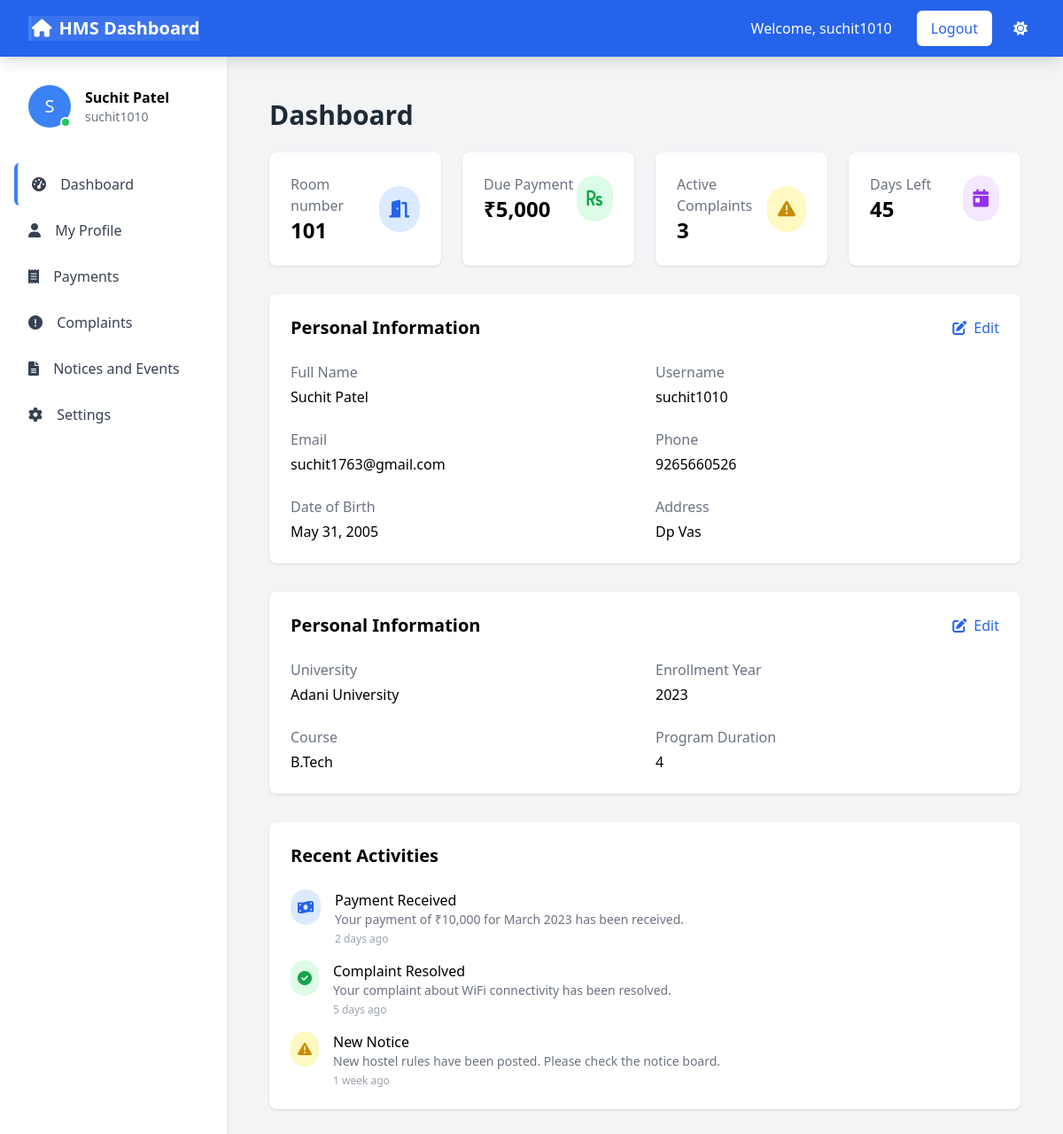
Page /dashboard/ (signed in) on the committed database.
### service/models.py (models this page shows, shortened)
class Room(models.Model):
    room_number = models.CharField(max_length=10, unique=True)
    floor_number = models.IntegerField()
    capacity = models.IntegerField(default=4)

class Students_data(models.Model):
    user = models.OneToOneField(User, on_delete=models.CASCADE, null=True)  # Link to Django's User model
    phone = models.CharField(max_length=15, unique=True)
    dob = models.DateField()
    address = models.CharField(max_length=255)
    city = models.CharField(max_length=100)
    state = models.CharField(max_length=100)
    zip = models.CharField(max_length=10, unique=True)
    university = models.CharField(max_length=100)
    enrollmentYear = models.IntegerField()
    course = models.CharField(max_length=100)
    programDuration = models.IntegerField()
    is_active = models.BooleanField(default=True)
    room = models.ForeignKey(Room, on_delete=models.SET_NULL, null=True, blank=True, related_name='students')

### HMS/views.py (the view)
# urls.py: path('dashboard/', views.dashboard, name='dashboard'),
@login_required
def dashboard(request):
    student = Students_data.objects.filter(user=request.user).first()
    room = student.room if student and student.room else None
    student_data = None  # Define it upfront
    active_complaints_count = 0
    if student:
        student_data = {
            "Name": request.user.first_name,
            "Email": request.user.email,
            "Phone": student.phone,
            "dob": student.dob,
            "Address": student.address,
            "City": student.city,
            "State": student.state,
            "ZIP": student.zip,
            "University": student.university,
            "Enrollment_Year": student.enrollmentYear,
            "Course": student.course,
            "Program_Duration": student.programDuration,
            "Username": request.user.username,
            "Room": room.room_number if room else "Not Allocated",
        }
    active_complaints_count = Complaint.objects.filter(student=student).count()
    return render(request, 'dashboard/dashboard.html', {'student_data': student_data,'active_complaints_count': active_complaints_count})

### templates/dashboard/dashboard.html
{% extends "dashboard/base.html" %}
{% block content %}
        <div class="flex-1 p-6">
            <h1 class="text-3xl font-bold text-gray-800 dark:text-white mb-6">Dashboard</h1>
            <div class="grid grid-cols-1 md:grid-cols-2 lg:grid-cols-4 gap-6 mb-8">
                <div class="dashboard-card bg-white dark:bg-dark-700 rounded-lg shadow p-6">
                    <div class="flex items-center justify-between">
                        <div>
                            <p class="text-gray-500 dark:text-gray-400">Room number</p>
                            <h3 class="text-2xl font-bold dark:text-white">{{ student_data.Room }}</h3>
                        </div>
                        <div class="p-3 rounded-full bg-blue-100 dark:bg-blue-900 text-blue-600 dark:text-blue-300">
                            <i class="fas fa-door-open text-xl"></i>
                        </div>
                    </div>
                </div>
                <div class="dashboard-card bg-white dark:bg-dark-700 rounded-lg shadow p-6">
                    <div class="flex items-center justify-between">
                        <div>
                            <p class="text-gray-500 dark:text-gray-400">Due Payment</p>
                            <h3 class="text-2xl font-bold dark:text-white">₹5,000</h3>
                        </div>
                        <div class="p-3 rounded-full bg-green-100 dark:bg-green-900 text-green-600 dark:text-green-300">
                            <i class="fas fa-rupee-sign text-xl"></i>
                        </div>
                    </div>
                </div>
                <div class="dashboard-card bg-white dark:bg-dark-700 rounded-lg shadow p-6">
                    <div class="flex items-center justify-between">
                        <div>
                            <p class="text-gray-500 dark:text-gray-400">Active Complaints</p>
                            <h3 class="text-2xl font-bold dark:text-white">{{active_complaints_count}}</h3>
                        </div>
                        <div class="p-3 rounded-full bg-yellow-100 dark:bg-yellow-900 text-yellow-600 dark:text-yellow-300">
                            <i class="fas fa-exclamation-triangle text-xl"></i>
                        </div>
                    </div>
                </div>
                <div class="dashboard-card bg-white dark:bg-dark-700 rounded-lg shadow p-6">
                    <div class="flex items-center justify-between">
                        <div>
                            <p class="text-gray-500 dark:text-gray-400">Days Left</p>
                            <h3 class="text-2xl font-bold dark:text-white">45</h3>
                        </div>
                        <div class="p-3 rounded-full bg-purple-100 dark:bg-purple-900 text-purple-600 dark:text-purple-300">
                            <i class="fas fa-calendar-day text-xl"></i>
                        </div>
                    </div>
                </div>
            </div>
            <div class="bg-white dark:bg-dark-700 rounded-lg shadow p-6 mb-8">
                <div class="flex justify-between items-center mb-6">
                    <h2 class="text-xl font-semibold dark:text-white">Personal Information</h2>
                    <a href="/profile/edit" class="text-blue-600 dark:text-blue-400 hover:text-blue-500 transition">
                        <i class="fas fa-edit mr-1"></i> Edit
                    </a>
                </div>
                <div class="grid grid-cols-1 md:grid-cols-2 gap-6">
                    <div>
                        <p class="text-gray-500 dark:text-gray-400 mb-1">Full Name</p>
                        <p class="dark:text-white">{{ user.get_full_name }}</p>
                    </div>
                    <div>
                        <p class="text-gray-500 dark:text-gray-400 mb-1">Username</p>
                        <p class="dark:text-white">{{ user.username }}</p>
                    </div>
                    <div>
                        <p class="text-gray-500 dark:text-gray-400 mb-1">Email</p>
                        <p class="dark:text-white">{{ user.email }}</p>
                    </div>
                    <div>
                        <p class="text-gray-500 dark:text-gray-400 mb-1">Phone</p>
                        <p class="dark:text-white">{{ student_data.Phone }}</p>
                    </div>
                    <div>
                        <p class="text-gray-500 dark:text-gray-400 mb-1">Date of Birth</p>
                        <p class="dark:text-white">{{ student_data.dob }}</p>
                    </div>
                    <div>
                        <p class="text-gray-500 dark:text-gray-400 mb-1">Address</p>
                        <p class="dark:text-white">{{ student_data.Address }}</p>
                    </div>
                </div>
            </div>
            <div class="bg-white dark:bg-dark-700 rounded-lg shadow p-6 mb-8">
                <div class="flex justify-between items-center mb-6">
                    <h2 class="text-xl font-semibold dark:text-white">Personal Information</h2>
                    <a href="/profile/edit" class="text-blue-600 dark:text-blue-400 hover:text-blue-500 transition">
                        <i class="fas fa-edit mr-1"></i> Edit
                    </a>
                </div>
                <div class="grid grid-cols-1 md:grid-cols-2 gap-6">
                    <div>
                        <p class="text-gray-500 dark:text-gray-400 mb-1">University</p>
                        <p class="dark:text-white">{{ student_data.University }}</p>
                    </div>
                    <div>
                        <p class="text-gray-500 dark:text-gray-400 mb-1">Enrollment Year</p>
                        <p class="dark:text-white">{{ student_data.Enrollment_Year }}</p>
                    </div>
                    <div>
                        <p class="text-gray-500 dark:text-gray-400 mb-1">Course</p>
                        <p class="dark:text-white">{{ student_data.Course }}</p>
                    </div>
                    <div>
                        <p class="text-gray-500 dark:text-gray-400 mb-1">Program Duration</p>
                        <p class="dark:text-white">{{ student_data.Program_Duration }}</p>
                    </div>
                </div>
            </div>
            <div class="bg-white dark:bg-dark-700 rounded-lg shadow p-6">
                <h2 class="text-xl font-semibold dark:text-white mb-6">Recent Activities</h2>
                <div class="space-y-4">
                    <div class="flex items-start">
                        <div class="p-2 rounded-full bg-blue-100 dark:bg-blue-900 text-blue-600 dark:text-blue-300 mr-4">
                            <i class="fas fa-money-bill-wave"></i>
                        </div>
                        <div>
                            <p class="font-medium dark:text-white">Payment Received</p>
                            <p class="text-sm text-gray-500 dark:text-gray-400">Your payment of ₹10,000 for March 2023 has been received.</p>
                            <p class="text-xs text-gray-400 dark:text-gray-500 mt-1">2 days ago</p>
                        </div>
                    </div>
                    <div class="flex items-start">
                        <div class="p-2 rounded-full bg-green-100 dark:bg-green-900 text-green-600 dark:text-green-300 mr-4">
                            <i class="fas fa-check-circle"></i>
                        </div>
                        <div>
                            <p class="font-medium dark:text-white">Complaint Resolved</p>
                            <p class="text-sm text-gray-500 dark:text-gray-400">Your complaint about WiFi connectivity has been resolved.</p>
                            <p class="text-xs text-gray-400 dark:text-gray-500 mt-1">5 days ago</p>
                        </div>
                    </div>
                    <div class="flex items-start">
                        <div class="p-2 rounded-full bg-yellow-100 dark:bg-yellow-900 text-yellow-600 dark:text-yellow-300 mr-4">
                            <i class="fas fa-exclamation-triangle"></i>
                        </div>
                        <div>
                            <p class="font-medium dark:text-white">New Notice</p>
                            <p class="text-sm text-gray-500 dark:text-gray-400">New hostel rules have been posted. Please check the notice board.</p>
                            <p class="text-xs text-gray-400 dark:text-gray-500 mt-1">1 week ago</p>
                        </div>
                    </div>
                </div>
            </div>
        </div>
    </div>
{% endblock %}

### templates/dashboard/base.html (shortened to what this page needs)
<!DOCTYPE html>
<html lang="en">
<head>
    <script src="https://cdn.tailwindcss.com"></script>
    <link rel="stylesheet" href="https://cdnjs.cloudflare.com/ajax/libs/font-awesome/6.0.0/css/all.min.css">
</head>
<body class="bg-gray-100 dark:bg-dark-800">
    <nav class="bg-blue-600 text-white sticky top-0 z-[100] shadow-lg">
        <div class="max-w-7xl mx-auto px-4 sm:px-6 lg:px-8">
            <div class="flex justify-between items-center h-16">
                <div class="flex items-center">
                    <div class="flex-shrink-0">
                        <a href="{% url 'dashboard' %}" class="text-xl font-bold flex items-center">
                            <i class="fas fa-home mr-2"></i>
                            HMS Dashboard
                        </a>
                    </div>
                </div>
                <div class="hidden md:flex space-x-4 items-center">
                    {% if user.is_authenticated %}
                        <span class="px-3 py-2">Welcome, {{ user.username }}</span>
                        <a href="{% url 'logout' %}" class="bg-white text-blue-600 px-4 py-2 rounded-md font-medium hover:bg-blue-100 transition">Logout</a>
                    {% else %}
                        <a href="{% url 'login' %}" class="bg-white text-blue-600 px-4 py-2 rounded-md font-medium hover:bg-blue-100 transition">Login</a>
                    {% endif %}
                    <button id="theme-toggle" class="p-2 rounded-full focus:outline-none">
                        <i class="fas fa-sun text-white block dark:hidden" id="theme-icon-light"></i>
                    </button>
                </div>
            </div>
        </div>
    </nav>
    <div class="flex">
        <div class="sidebar w-64 bg-white dark:bg-dark-700 h-screen sticky top-16 shadow-md md:block">
            <div class="p-4">
                <div class="flex items-center space-x-4 p-4 mb-6">
                    <div class="relative">
                        {% if profile and profile.user_image %}
                            <img src="{{ profile.user_image.url }}" alt="Profile" class="w-12 h-12 rounded-full object-cover">
                        {% else %}
                            <div class="w-12 h-12 rounded-full bg-blue-500 flex items-center justify-center text-white text-xl">
                                {{ user.username|first|upper }}
                            </div>
                        {% endif %}
                        <span class="absolute bottom-0 right-0 w-3 h-3 bg-green-500 rounded-full border-2 border-white dark:border-dark-700"></span>
                    </div>
                    <div>
                        <h3 class="font-semibold dark:text-white">{{ user.get_full_name|default:user.username }}</h3>
                        <p class="text-sm text-gray-500 dark:text-gray-400">{{ user.username }}</p>
                    </div>
                </div>
                <nav class="space-y-1">
                    <a href="{% url 'dashboard' %}" class="block px-4 py-3 text-gray-700 dark:text-gray-300 hover:bg-gray-100 dark:hover:bg-dark-600 rounded-md transition {% if request.path == '/dashboard/' %}active-nav-item{% endif %}">
                        <i class="fas fa-tachometer-alt mr-3"></i> Dashboard
                    </a>
                    <a href="{% url 'profile' %}" class="block px-4 py-3 text-gray-700 dark:text-gray-300 hover:bg-gray-100 dark:hover:bg-dark-600 rounded-md transition {% if request.path == '/profile/' %}active-nav-item{% endif %}">
                        <i class="fas fa-user mr-3"></i> My Profile
                    </a>
                    <a href="{% url 'payments' %}" class="block px-4 py-3 text-gray-700 dark:text-gray-300 hover:bg-gray-100 dark:hover:bg-dark-600 rounded-md transition {% if request.path == '/payments/' %}active-nav-item{% endif %}">
                        <i class="fas fa-receipt mr-3"></i> Payments
                    </a>
                    <a href="{% url 'complaints' %}" class="block px-4 py-3 text-gray-700 dark:text-gray-300 hover:bg-gray-100 dark:hover:bg-dark-600 rounded-md transition {% if request.path == '/complaints/' %}active-nav-item{% endif %}">
                        <i class="fas fa-exclamation-circle mr-3"></i> Complaints
                    </a>
                    <a href="/documents" class="block px-4 py-3 text-gray-700 dark:text-gray-300 hover:bg-gray-100 dark:hover:bg-dark-600 rounded-md transition">
                        <i class="fas fa-file-alt mr-3"></i> Notices and Events
                    </a>
                    <a href="{% url 'settings' %}" class="block px-4 py-3 text-gray-700 dark:text-gray-300 hover:bg-gray-100 dark:hover:bg-dark-600 rounded-md transition {% if request.path == '/settings/' %}active-nav-item{% endif %}">
                        <i class="fas fa-cog mr-3"></i> Settings
                    </a>
                </nav>
            </div>
        </div>
        <div class="flex-1 p-6">
            {% block content %}
            {% endblock %}
        </div>
</body>
</html>

### templates/dashboard/base.html (style rules this page uses)
.dashboard-card { transition: all 0.3s ease; }
.active-nav-item { background-color: rgba(255, 255, 255, 0.1); border-left: 4px solid #3b82f6; }
.sidebar { transition: all 0.3s ease; }

### rows in the picture
Room: Room "101"
Students_data: Phone "9265660526", dob "May 31, 2005", Address "Dp Vas", University "Adani University", Course "B.Tech"

### other values in the picture
{{ user.username }} "suchit1010"
{{ user.username|first|upper }} "S"
{{ user.get_full_name|default:user.username }} "Suchit Patel"
{{ active_complaints_count }} "3"
{{ user.get_full_name }} "Suchit Patel"
{{ user.email }} "suchit1763@gmail.com"
{{ student_data.Enrollment_Year }} "2023"
{{ student_data.Program_Duration }} "4"
